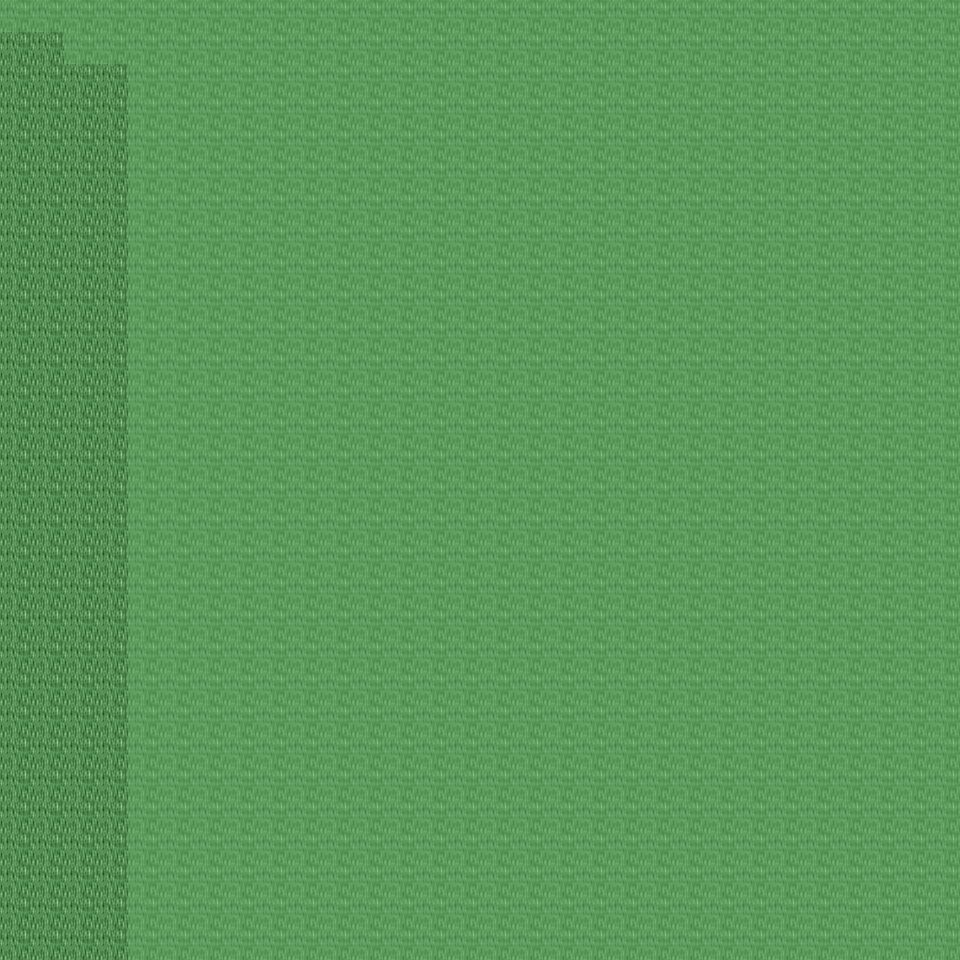

Rendered tile map (Tiled .tmx) drawn with the repository's tilesets; below, a short description and the map source with its tile grids summarised:
An orthogonal 30x30 tile map with 32x32 px tiles, 6 tile layers (Ground, Object, Object2, Above, ...), 17 tilesets and 2 objects (2x mapchange).

<map version="1.0" orientation="orthogonal" renderorder="right-down" width="30" height="30" tilewidth="32" tileheight="32" nextobjectid="3">
  <tileset firstgid="1" name="tileset_ground_ground" tilewidth="32" tileheight="32" tilecount="33" columns="3">
    <image source="../drawable/tileset_ground_ground.png" width="96" height="352" />
  </tileset>
  <tileset firstgid="34" name="tileset_ground_brown_paving" tilewidth="32" tileheight="32" tilecount="2" columns="2">
    <image source="../drawable/tileset_ground_brown_paving.png" width="64" height="32" />
  </tileset>
  <tileset firstgid="36" name="tileset_ground_water_water_bubbles" tilewidth="32" tileheight="32" tilecount="32" columns="8">
    <image source="../drawable/tileset_ground_water_water_bubbles.png" width="256" height="128" />
  </tileset>
  <tileset firstgid="68" name="tileset_ground_grass_edges" tilewidth="32" tileheight="32" tilecount="36" columns="12">
    <image source="../drawable/tileset_ground_grass_edges.png" width="384" height="96" />
  </tileset>
  <tileset firstgid="104" name="tileset_ground_ridge_earth_dark" tilewidth="32" tileheight="32" tilecount="96" columns="12">
    <image source="../drawable/tileset_ground_ridge_earth_dark.png" width="384" height="256" />
  </tileset>
  <tileset firstgid="200" name="tileset_plant_flower_daisy_red" tilewidth="32" tileheight="32" tilecount="8" columns="2">
    <image source="../drawable/tileset_plant_flower_daisy_red.png" width="64" height="128" />
  </tileset>
  <tileset firstgid="208" name="tileset_plant_grasses" tilewidth="32" tileheight="32" tilecount="6" columns="3">
    <image source="../drawable/tileset_plant_grasses.png" width="96" height="64" />
  </tileset>
  <tileset firstgid="214" name="tileset_plant_flower_daisy_white" tilewidth="32" tileheight="32" tilecount="8" columns="2">
    <image source="../drawable/tileset_plant_flower_daisy_white.png" width="64" height="128" />
  </tileset>
  <tileset firstgid="222" name="tileset_plant_leaves" tilewidth="32" tileheight="32" tilecount="8" columns="4">
    <image source="../drawable/tileset_plant_leaves.png" width="128" height="64" />
  </tileset>
  <tileset firstgid="230" name="tileset_ground_grass_corners" tilewidth="32" tileheight="32" tilecount="24" columns="6">
    <image source="../drawable/tileset_ground_grass_corners.png" width="192" height="128" />
  </tileset>
  <tileset firstgid="254" name="tileset_plant_flower_daisy_blue" tilewidth="32" tileheight="32" tilecount="8" columns="2">
    <image source="../drawable/tileset_plant_flower_daisy_blue.png" width="64" height="128" />
  </tileset>
  <tileset firstgid="262" name="tileset_building_fence_fence_chunky" tilewidth="32" tileheight="32" tilecount="21" columns="3">
    <image source="../drawable/tileset_building_fence_fence_chunky.png" width="96" height="224" />
  </tileset>
  <tileset firstgid="283" name="tileset_ground_rock_pebbles" tilewidth="32" tileheight="32" tilecount="3" columns="1">
    <image source="../drawable/tileset_ground_rock_pebbles.png" width="32" height="96" />
  </tileset>
  <tileset firstgid="286" name="tileset_plant_tree_tree_darkgreen" tilewidth="32" tileheight="32" tilecount="88" columns="8">
    <image source="../drawable/tileset_plant_tree_tree_darkgreen.png" width="256" height="352" />
  </tileset>
  <tileset firstgid="374" name="tileset_plant_bush_bushes" tilewidth="32" tileheight="32" tilecount="10" columns="5">
    <image source="../drawable/tileset_plant_bush_bushes.png" width="160" height="64" />
  </tileset>
  <tileset firstgid="384" name="tileset_logic_collision" tilewidth="32" tileheight="32" tilecount="1" columns="1">
    <image source="../drawable/tileset_logic_collision.png" width="32" height="32" />
  </tileset>
  <tileset firstgid="385" name="tileset_ground_green_paving" tilewidth="32" tileheight="32" tilecount="18" columns="3">
    <image source="../drawable/tileset_ground_green_paving.png" width="96" height="192" />
  </tileset>
  <layer name="Ground" width="30" height="30">
    <data>[900 cells, 900 non-empty, 4 distinct tile ids]</data>
  </layer>
  <layer name="Object" width="30" height="30">
    <data>[900 cells, 53 non-empty, 12 distinct tile ids]</data>
  </layer>
  <layer name="Object2" width="30" height="30">
    <data>[900 cells, 84 non-empty, 18 distinct tile ids]</data>
  </layer>
  <layer name="Above" width="30" height="30">
    <data>[900 cells, 158 non-empty, 44 distinct tile ids]</data>
  </layer>
  <layer name="Above2" width="30" height="30">
    <data>[900 cells, 29 non-empty, 10 distinct tile ids]</data>
  </layer>
  <layer name="Walkable" width="30" height="30">
    <data>[900 cells, 786 non-empty, 1 distinct tile ids]</data>
  </layer>
  <objectgroup name="MapEvents">
    <object id="1" name="south" type="mapchange" x="0" y="928" width="128" height="32">
      <properties>
        <property name="map" value="0_ados_mountain_n2_w2_x2_y2" />
        <property name="place" value="north" />
      </properties>
    </object>
    <object id="2" name="west" type="mapchange" x="0" y="32" width="32" height="928">
      <properties>
        <property name="map" value="0_ados_mountain_n2_w2_x1_y1" />
        <property name="place" value="east" />
      </properties>
    </object>
  </objectgroup>
</map>
